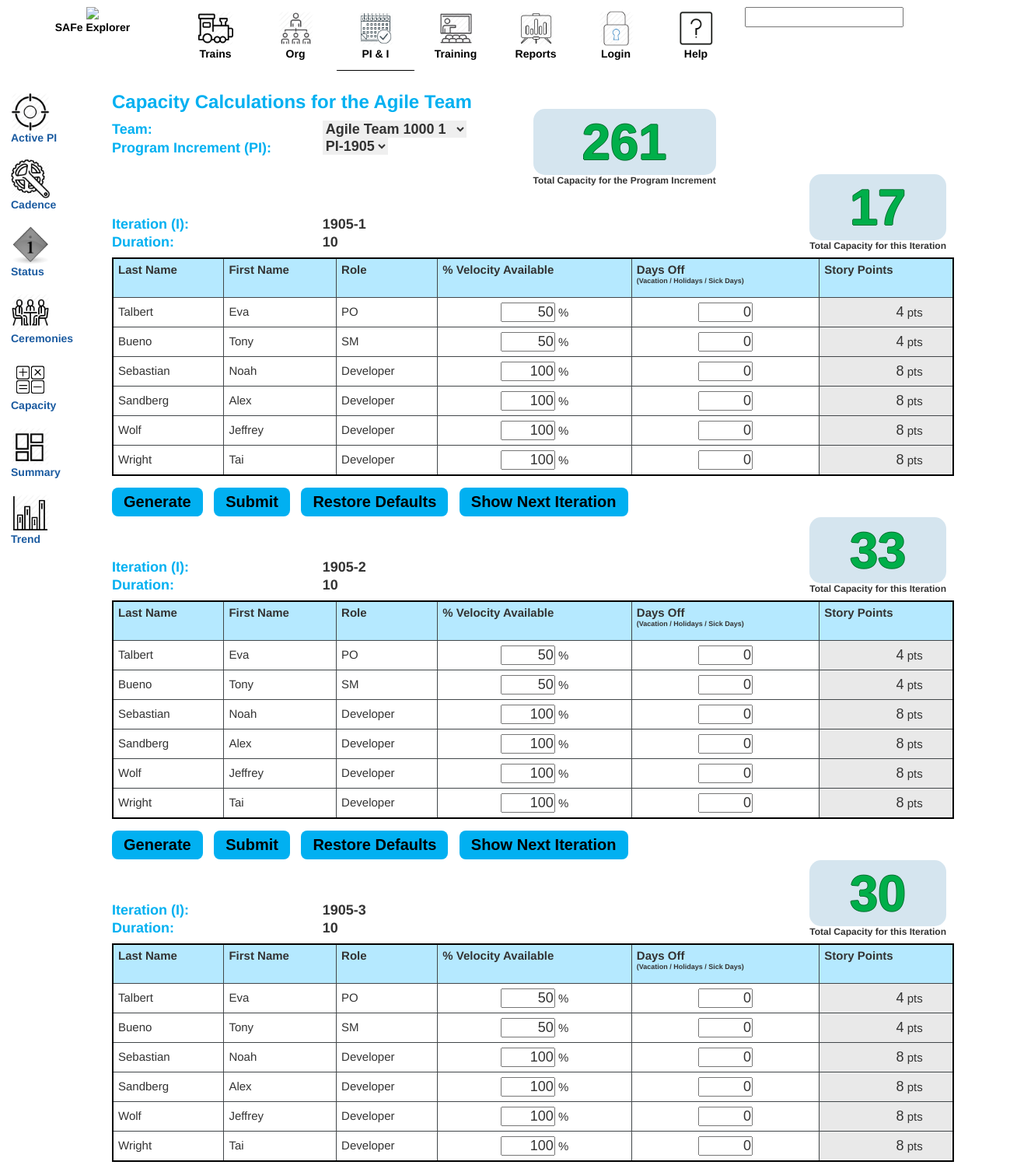
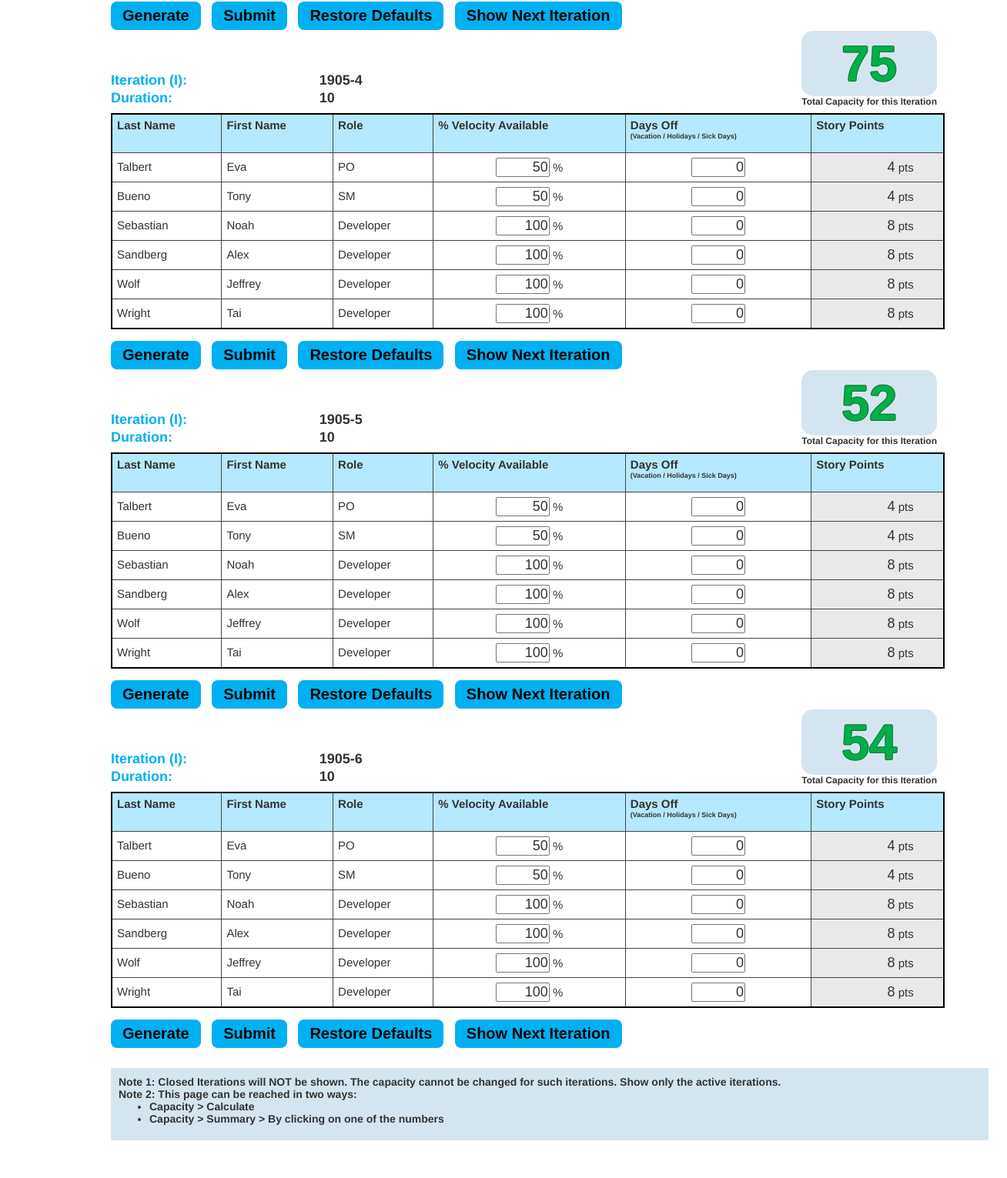
Screenshot of /piplanning_capacity.php with the database file from the repository (2 pictures, top to bottom).
### tables this page shows
CREATE TABLE `capacity` (
  `id` int(11) NOT NULL,
  `team_id` varchar(25) NOT NULL,
  `team_name` varchar(40) NOT NULL,
  `program_increment` varchar(25) NOT NULL,
  `iteration_1` int(11) NOT NULL,
  `iteration_2` int(11) NOT NULL,
  `iteration_3` int(11) NOT NULL,
  `iteration_4` int(11) NOT NULL,
  `iteration_5` int(11) NOT NULL,
  `iteration_6` int(11) NOT NULL,
  `total` int(11) NOT NULL
);

CREATE TABLE `cadence` (
  `sequence` int(11) NOT NULL,
  `PI_id` varchar(255) NOT NULL,
  `iteration_id` varchar(255) NOT NULL,
  `start_date` date NOT NULL,
  `end_date` date NOT NULL,
  `duration` int(5) DEFAULT NULL,
  `safe_comments` varchar(255) DEFAULT NULL,
  `release_overlay` varchar(255) DEFAULT NULL,
  `comments` varchar(255) DEFAULT NULL
);

CREATE TABLE `preferences` (
  `id` int(2) NOT NULL,
  `name` varchar(40) NOT NULL,
  `value` varchar(50) NOT NULL,
  `comments` varchar(50) DEFAULT NULL
);

### piplanning_capacity.php (the view, shortened to what this page needs)
<?php
  include("./nav.php");
  global $db;
  $sql = "SELECT PI_id, iteration_id, sequence, start_date
          FROM `cadence`
          WHERE end_date >= '" . date("Y-m-d") . "'
          ORDER BY start_date;";
  $result = $db->query($sql);
  if ($result->num_rows > 0) {
    $row = $result->fetch_assoc();
    $program_increment = $row["PI_id"];
    $iteration = $row["iteration_id"];
    $sequence = $row["sequence"];
  }
  if (!isset($_POST['select-team']) && !isset($_POST['current-team-selected'])) {
    $sql = "SELECT t.team_id
            FROM `capacity` c JOIN `trains_and_teams` t
            WHERE c.team_id = t.parent_name
            AND c.program_increment='".$program_increment."'
            AND t.type = 'AT'
            LIMIT 1;";
    $result = $db->query($sql);
    if ($result->num_rows > 0) {
      $row = $result->fetch_assoc();
      $selected_team = $row["team_id"];
    }
  }
  ?>
<div class="right-content">
    <div class="container">
      <h3 style=" color: #01B0F1; font-weight: bold;">Capacity Calculations for the Agile Team</h3>
      <table width="95%">
        <tr>
          <td width="25%" style="vertical-align: top; font-weight: bold; color: #01B0F1; line-height: 130%; font-size: 18px;">
            <form method="post" action="#">
            Team: &emsp; <br/>
            Program Increment (PI): &emsp; <br/>
          </td>
          <td  style="vertical-align: top; font-weight: bold; line-height: 130%;  font-size: 18px;" width="25%">
            <select name="select-team" onchange="this.form.submit()" style="border: 0; text-align: left;">
              <?php
                $sql = "SELECT team_id, parent_name, team_name FROM `trains_and_teams`
                        WHERE type='AT';";
                $result = $db->query($sql);
                if ($result->num_rows > 0) {
                    while ($row = $result->fetch_assoc()) {
                      if ( trim($selected_team) == trim($row["team_id"]) ) {
                        echo '<option value="'.$row["team_id"].'" selected>'.$row["team_name"].'</option>';
                      } else {
                        echo '<option value="'.$row["team_id"].'">'.$row["team_name"].'</option>';
                      }
                    }
                }
              ?>
            </select>
            <select type="text" id="programIID" name="programIID" onchange="this.form.submit()" style="border: 0; text-align: left;" class="userInput">
              <?php echo generate_pii_options(); ?>
            </select><br>
            </form><br/>
          </td>
          <td width="50%"  style="font-weight: bold;">
            <?php
              $sql = "SELECT * FROM `capacity` c JOIN `trains_and_teams` t
                      WHERE c.team_id = t.parent_name
                      AND program_increment='".$program_increment."'
                      AND t.team_id='".$selected_team."'";
              $result = $db->query($sql);
              if ($result->num_rows > 0) {
                  $row = $result->fetch_assoc();
                  if (isset($teamcapacity)  && !isset($_POST['restore'])  && !isset($_POST['submit0'])){
                    $icapacity = array_sum($teamcapacity);
                    $totalcapacity = $row["total"] + ($icapacity - $row["iteration_".substr($iteration, -1)]);
                  } else {
                    $icapacity = $row["iteration_".substr($iteration, -1)];
                    $totalcapacity = $row["total"];
                  }
              }
            ?>
             <div style="float: left; margin-right: 10px;  text-align: center; font-size: 12px;">
               <div id="capacity-calc-bignum" name="totalcap"> <?php echo $totalcapacity  ?></div>
               Total Capacity for the Program Increment
             </div>
          </td>
        </tr>
      </table>
      <?php
        for ($it = 1; $it <= 6; $it++) {
          if (isset($_POST['programIID'])){
            $iteration = str_replace('PI-', '', $_POST['programIID']). "-" . $it;
          } else {
            $iteration = str_replace('PI-', '', $program_increment). "-" . $it;
          }
          $sql5 = "SELECT * FROM `cadence`
                   WHERE PI_id='" . $program_increment . "';";
          $result5 = $db->query($sql5);
          if ($result5->num_rows > 0) {
              $row5 = $result5->fetch_assoc();
              $duration = $row5["duration"];
          }
          echo "<table width=\"95%\" class=\"capacity-table-iterations\" id=\"capacity-table-" . $iteration . "\">";
          echo "<tr>";
          echo "<td width=\"25%\" style=\"vertical-align: bottom; font-weight: bold;
                                  color: #01B0F1; line-height: 130%;
                                  font-size: 18px;\">";
          echo "Iteration (I): &emsp; <br/>";
          echo "Duration: &emsp; <br/>";
          echo "</td>";
          echo "<td  style=\"vertical-align: bottom; font-weight: bold;
                            line-height: 130%;  font-size: 18px;\" width=\"25%\">";
          echo $iteration . "<br/>";
          echo $duration . "<br/>";
          echo "</td>";
          echo "<td width=\"50%\"  style=\"font-weight: bold;\">";
          echo "<div style=\"float: right; margin-right: 10px; text-align: center; font-size: 12px;\">";
          echo "<div id=\"capacity-calc-bignum\" name=\"icap\">" . $icapacity . "</div>";
          echo "Total Capacity for this Iteration";
          echo "</div>";
          echo "</td>";
          echo "</tr>";
          echo "<tr>";
          echo "<td colspan=\"3\">";
          echo "<form method=\"post\" action=\"#\" id=\"maincap\">";
          echo "<table cellpadding=\"2px\" cellspacing=\"0\"
          border=\"0\" class=\"capacity-table info\" width=\"100%\" style=\"width: 100%;
          clear: both; font-size: 15px; margin: 8px 0 15px 0\">";
          echo "<thead>";
          echo "<tr id=\"capacity-table-first-row\">";
          echo "<th id=\"capacity-table-td\">Last Name</th>";
          echo "<th id=\"capacity-table-td\">First Name</th>";
          echo "<th id=\"capacity-table-td\">Role</th>";
          echo "<th id=\"capacity-table-td\">% Velocity Available</th>";
          echo "<th id=\"capacity-table-td\">Days Off <br/><p style=\"font-size: 9px;\">(Vacation / Holidays / Sick Days)</p></th>";
          echo "<th id=\"capacity-table-td\">Story Points</th>";
          echo "</thead>";
          echo "<tbody>";
          echo "</tr>";
          $sql6 = "SELECT * FROM `preferences`
                   WHERE name='OVERHEAD_PERCENTAGE';";
          $result6 = $db->query($sql6);
          if ($result6->num_rows > 0) {
              $row6 = $result6->fetch_assoc();
              $overhead_percentage = $row6["value"];
          }
          $sql = "SELECT * FROM `capacity` c JOIN `trains_and_teams` t
                  WHERE c.team_id = t.parent_name
                  AND program_increment='".$program_increment."'
                  AND t.team_id='".$selected_team."'";
          $result = $db->query($sql);
          if ($result->num_rows > 0) {
              $row = $result->fetch_assoc();
              if (isset($teamcapacity)  && !isset($_POST['restore'])  && !isset($_POST['submit0'])){
                $icapacity = array_sum($teamcapacity);
                $totalcapacity = $row["total"] + ($icapacity - $row["iteration_".substr($iteration, -1)]);
              } else {
                $icapacity = $row["iteration_".substr($iteration, -1)];
              }
          }
          $sql = "SELECT last_name, first_name, role FROM `membership`
                  JOIN `employees`
                  WHERE employee_name LIKE CONCAT_WS(' ',last_name, first_name)
                  AND team_name='".$selected_team."';";
          $result = $db->query($sql);
          $rownum = 0;
          while ($row = $result->fetch_assoc()) {
            if (strpos($row["role"], "SM") !== false) {
              $velocityType = "SCRUM_MASTER_ALLOCATION";
            } else if (strpos($row["role"], "PO") !== false) {
              $velocityType = "PRODUCT_OWNER_ALLOCATION";
            } else  {
              $velocityType = "AGILE_TEAM_MEMBER_ALLOCATION";
            }
            $sql2 = "SELECT * FROM `preferences`
                     WHERE name='".$velocityType."';";
            $result2 = $db->query($sql2);
            if ($result2->num_rows > 0) {
                $row2 = $result2->fetch_assoc();
            }
            if (isset($teamcapacity[$rownum]) && !isset($_POST['restore']) && isset($_POST['submit0'])){
              $storypts = $teamcapacity[$rownum];
            } else {
              $storypts = round(($duration-0)*((100-$overhead_percentage)/100)*($row2["value"]/100));
            }
            if (isset($daysoff[$rownum]) && !isset($_POST['restore'])  && isset($_POST['submit0'])){
              $doff = $daysoff[$rownum];
            } else {
              $doff = 0;
            }
            if (isset($velocity[$rownum]) && !isset($_POST['restore']) && isset($_POST['submit0'])){
              $vel = $velocity[$rownum];
            } else {
              $vel = $row2["value"];
            }
          if ($result->num_rows > 0) {
            echo "
              <tr>
              <td id='capacity-table-td' style='font-weight:500;'>" . $row["last_name"] . "</td>
              <td id='capacity-table-td' style='font-weight:500;'>" . $row["first_name"] . "</td>
              <td id='capacity-table-td' style='font-weight:500;'>" . $row["role"] . "</td>
              <td id='capacity-table-td' style='font-weight:500; text-align: center;'><input id='autoin' class='capacity-text-input' type='text' name='velocity[]' value='" . $vel . "' onchange='autoLoad();' /> %</td>
              <td id='capacity-table-td' style='font-weight:500; text-align: center;'><input id='autoin2' class='capacity-text-input' type='text' name='daysoff[]' value='".$doff."' onchange='autoLoad();' /></td>
              <td id='capacity-table-td' style='font-weight:500; text-align: center;  background: #e9e9e9;'><input id='story' class='capacity-text-input' type='text' name='storypoints[]' value='".$storypts."' readonly='readonly' style='border: 0;  background: #e9e9e9;' />&nbsp;pts</td>
              <input type='hidden' name='rownum[]' value='".$rownum."'/>
              </tr>";
          }
          $rownum++;
        }
          echo "
            </tbody>
            <tfoot>
            </tfoot>
            </table>
            <input type=\"button\" id=\"capacity-button-blue\" name=\"generate\" value=\"Generate\">
            <input type=\"submit\" id=\"capacity-button-blue\" name=\"submit1\" value=\"Submit\">
            <input type=\"button\" id=\"capacity-button-blue\" class=\"capacity-restore-button\" name=\"restore\" onclick =\"this.form.reset();\" value=\"Restore Defaults\">
            <input type=\"button\" id=\"capacity-button-blue\" name=\"showNext\" onclick=\"scrollWin();\" value=\"Show Next Iteration\">
            <input type=\"hidden\" name=\"current-team-selected\" value=\"". $selected_team ."?>\">
            <input type=\"hidden\" name=\"current-sequence\" value=\"". $sequence ."?>\">
            </form>
            </td>
            </tr>
            </table>";
        }
      ?>
      <div id="capacity-footnote">
        Note 1: Closed Iterations will NOT be shown.  The capacity cannot be changed for such iterations.  Show only the active iterations.<br/>
        Note 2: This page can be reached in two ways:
        <ul>
          <li>Capacity > Calculate</li>
          <li>Capacity > Summary > By clicking on one of the numbers</li>
        </ul>
      </div>
  </div>
<?php include("./footer.php"); ?>

### rows the page displays
capacity: total "261"
cadence: PI "1905-1", iteration.iteration_6 "17", PI "1905-2", PI.iteration_1 "33", PI "1905-3", PI.iteration_2 "30", PI "1905-4", PI.iteration_3 "75", PI "1905-5", PI.iteration_4 "52", PI "1905-6", PI.iteration_5 "54"
cadence: duration "10"
preferences: value "50"
preferences: value "50"
preferences: value "100"

### other values shown
$row["last_name"] "Talbert"
$row["first_name"] "Eva"
$row["role"] "PO"
$row["last_name"] "Bueno"
$row["first_name"] "Tony"
$row["role"] "SM"
$row["last_name"] "Sebastian"
$row["first_name"] "Noah"
$row["role"] "Developer"
$row["last_name"] "Sandberg"
$row["first_name"] "Alex"
$row["last_name"] "Wolf"
$row["first_name"] "Jeffrey"
$row["last_name"] "Wright"
$row["first_name"] "Tai"
